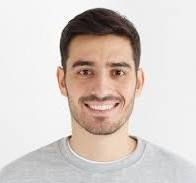
#> input picture open cv/stock_images.jpg, 196 x 183 px, given in place of the camera
$ python video.py
#> lines starting #> are read from the running program, lines starting #| are printed output that depends on the picture; after the words box and inside, x2 and y2 are one past the last pixel; in counts of white or black regions, pixels touching at a corner belong together
import cv2 as cv
model = cv.CascadeClassifier(cv.data.haarcascades + 'haarcascade_frontalface_alt.xml')
if model.empty():
    print('Tidak bisa membuka file xml')

video = cv.VideoCapture(0)
while True:
    ret, frame = video.read()
#> frame is the input picture: shape (183, 196, 3); mean B, G, R 200.3, 205.7, 215.5
    frame = cv.resize(frame, (500, 500))
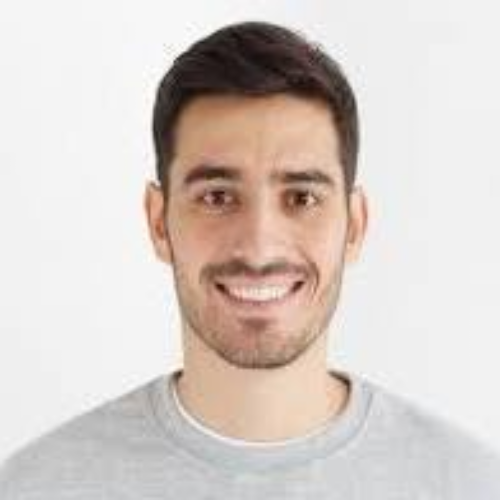
#> frame: shape (500, 500, 3); mean B, G, R 200.2, 205.6, 215.4
    frame_grey = cv.cvtColor(frame, cv.COLOR_BGR2GRAY)
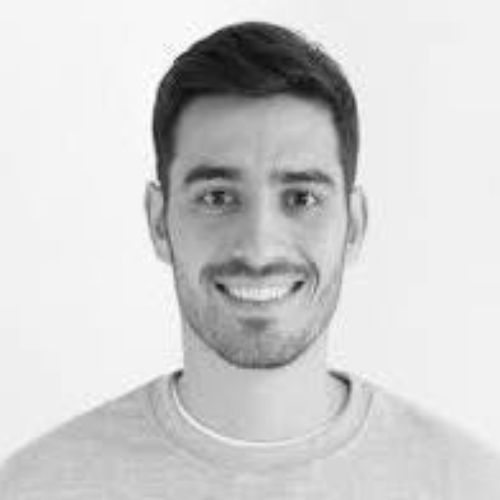
#> frame_grey: shape (500, 500); min 12, max 255, mean 207.9
    hasil = model.detectMultiScale(frame_grey, scaleFactor=1.1, minNeighbors=5)
#> hasil = [[137, 99, 248, 248]]
    for x,y,w,h in hasil:
        cv.rectangle(frame, (x,y), (x+w,y+h), (0,0,255), thickness=5)
#> this loop made 1 pass
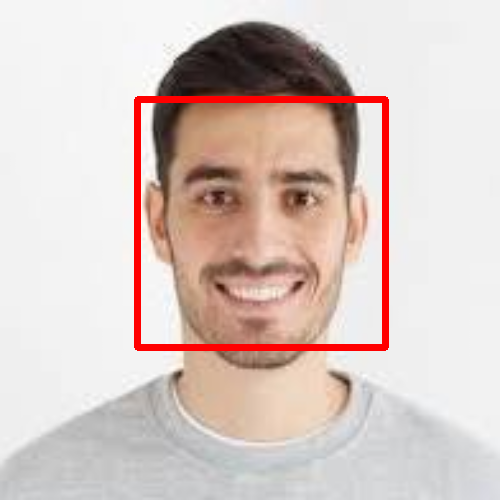
#> frame: shape (500, 500, 3); 2.77% of pixels changed, all inside (x1, y1, x2, y2) = (134, 96, 389, 351)
    for x,y,w,h in hasil:
        cv.putText(frame, 'Face', (x, y-10), cv.FONT_HERSHEY_SIMPLEX, 1.5, (0,0,255), 2)
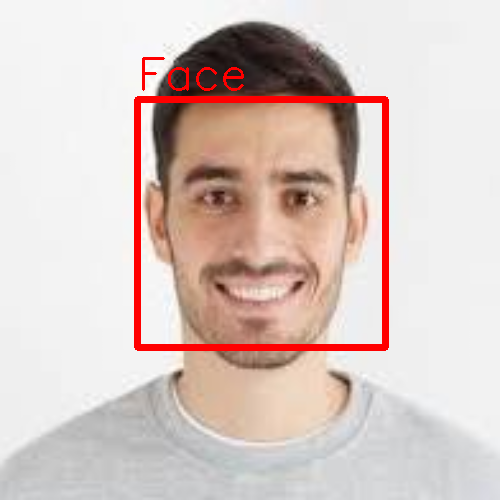
#> frame: shape (500, 500, 3); 0.3% of pixels changed, all inside (x1, y1, x2, y2) = (142, 57, 244, 91)
    cv.imshow("hasil video",frame)
    tombol = cv.waitKey(1)
#> (key q is pressed here)
    if tombol & 0xFF == ord('q'):
        break
video.release()
cv.destroyAllWindows()
